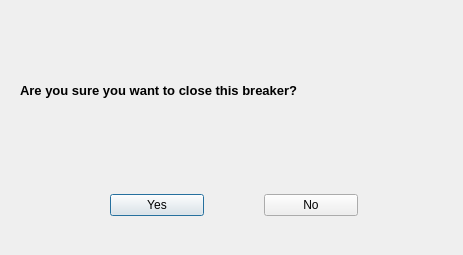
<?xml version="1.0" encoding="UTF-8"?>
<ui version="4.0">
 <class>Dialog</class>
 <widget class="QDialog" name="Dialog">
  <property name="geometry">
   <rect>
    <x>0</x>
    <y>0</y>
    <width>463</width>
    <height>255</height>
   </rect>
  </property>
  <property name="windowTitle">
   <string>Dialog</string>
  </property>
  <property name="styleSheet">
   <string notr="true"/>
  </property>
  <widget class="QLabel" name="close_breaker">
   <property name="geometry">
    <rect>
     <x>20</x>
     <y>50</y>
     <width>441</width>
     <height>81</height>
    </rect>
   </property>
   <property name="font">
    <font>
     <family>Arial</family>
     <pointsize>10</pointsize>
     <weight>75</weight>
     <bold>true</bold>
    </font>
   </property>
   <property name="text">
    <string>Are you sure you want to close this breaker?</string>
   </property>
  </widget>
  <widget class="QWidget" name="">
   <property name="geometry">
    <rect>
     <x>110</x>
     <y>190</y>
     <width>248</width>
     <height>30</height>
    </rect>
   </property>
   <layout class="QHBoxLayout" name="horizontalLayout">
    <property name="spacing">
     <number>60</number>
    </property>
    <item>
     <widget class="QPushButton" name="yes_btn">
      <property name="text">
       <string>Yes</string>
      </property>
     </widget>
    </item>
    <item>
     <widget class="QPushButton" name="no_btn">
      <property name="text">
       <string>No</string>
      </property>
     </widget>
    </item>
   </layout>
  </widget>
 </widget>
 <resources/>
 <connections/>
</ui>
